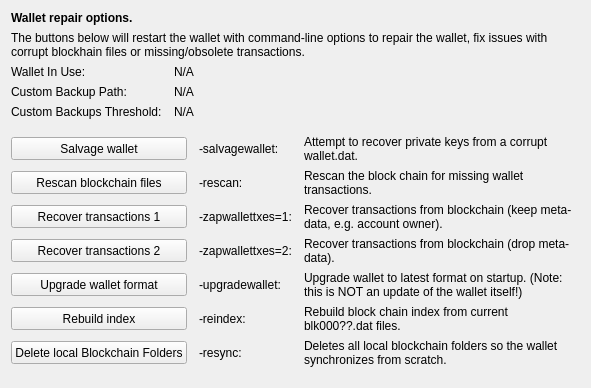
     <widget class="QWidget" name="tab_repair">
      <attribute name="title">
       <string>&amp;Wallet Repair</string>
      </attribute>
      <layout class="QGridLayout" name="gridLayout_4" columnstretch="0,0,0,0">
       <property name="horizontalSpacing">
        <number>12</number>
       </property>
       <item row="0" column="0" colspan="4">
        <widget class="QLabel" name="label_repair_header">
         <property name="font">
          <font>
           <weight>75</weight>
           <bold>true</bold>
          </font>
         </property>
         <property name="text">
          <string>Wallet repair options.</string>
         </property>
        </widget>
       </item>
       <item row="1" column="0" colspan="4">
        <widget class="QLabel" name="label_repair_helptext">
         <property name="font">
          <font>
           <weight>50</weight>
           <bold>false</bold>
          </font>
         </property>
         <property name="text">
          <string>The buttons below will restart the wallet with command-line options to repair the wallet, fix issues with corrupt blockhain files or missing/obsolete transactions.</string>
         </property>
         <property name="wordWrap">
          <bool>true</bool>
         </property>
        </widget>
       </item>
       <item row="2" column="0">
        <widget class="QLabel" name="wallet_path_label">
         <property name="text">
          <string>Wallet In Use:</string>
         </property>
        </widget>
       </item>
       <item row="2" column="1" colspan="3">
        <widget class="QLabel" name="wallet_path">
         <property name="cursor">
          <cursorShape>IBeamCursor</cursorShape>
         </property>
         <property name="text">
          <string>N/A</string>
         </property>
         <property name="textFormat">
          <enum>Qt::PlainText</enum>
         </property>
         <property name="textInteractionFlags">
          <set>Qt::LinksAccessibleByMouse|Qt::TextSelectableByKeyboard|Qt::TextSelectableByMouse</set>
         </property>
        </widget>
       </item>
       <item row="3" column="0">
        <widget class="QLabel" name="wallet_custombackuppath_label">
         <property name="visible">
          <bool>false</bool>
         </property>
         <property name="text">
          <string>Custom Backup Path:</string>
         </property>
        </widget>
       </item>
       <item row="3" column="1" colspan="3">
        <widget class="QLabel" name="wallet_custombackuppath">
         <property name="cursor">
          <cursorShape>IBeamCursor</cursorShape>
         </property>
         <property name="visible">
          <bool>false</bool>
         </property>
         <property name="text">
          <string>N/A</string>
         </property>
         <property name="textFormat">
          <enum>Qt::PlainText</enum>
         </property>
         <property name="textInteractionFlags">
          <set>Qt::LinksAccessibleByMouse|Qt::TextSelectableByKeyboard|Qt::TextSelectableByMouse</set>
         </property>
        </widget>
       </item>
       <item row="4" column="0">
        <widget class="QLabel" name="wallet_custombackupthreshold_label">
         <property name="visible">
          <bool>false</bool>
         </property>
         <property name="text">
          <string>Custom Backups Threshold:</string>
         </property>
        </widget>
       </item>
       <item row="4" column="1" colspan="3">
        <widget class="QLabel" name="wallet_custombackupthreshold">
         <property name="cursor">
          <cursorShape>IBeamCursor</cursorShape>
         </property>
         <property name="visible">
          <bool>false</bool>
         </property>
         <property name="text">
          <string>N/A</string>
         </property>
         <property name="textFormat">
          <enum>Qt::PlainText</enum>
         </property>
         <property name="textInteractionFlags">
          <set>Qt::LinksAccessibleByMouse|Qt::TextSelectableByKeyboard|Qt::TextSelectableByMouse</set>
         </property>
        </widget>
       </item>
       <item row="5" column="0">
        <spacer name="verticalSpacer_repair1">
         <property name="orientation">
          <enum>Qt::Vertical</enum>
         </property>
         <property name="sizeHint" stdset="0">
          <size>
           <width>10</width>
           <height>10</height>
          </size>
         </property>
        </spacer>
       </item>
       <item row="6" column="0" colspan="2">
        <widget class="QPushButton" name="btn_salvagewallet">
         <property name="minimumSize">
          <size>
           <width>100</width>
           <height>23</height>
          </size>
         </property>
         <property name="text">
          <string>Salvage wallet</string>
         </property>
        </widget>
       </item>
       <item row="6" column="2">
        <widget class="QLabel" name="label_repair_salvage_command">
         <property name="text">
          <string notr="true">-salvagewallet:</string>
         </property>
        </widget>
       </item>
       <item row="6" column="3">
        <widget class="QLabel" name="label_repair_salvage">
         <property name="text">
          <string>Attempt to recover private keys from a corrupt wallet.dat.</string>
         </property>
         <property name="wordWrap">
          <bool>true</bool>
         </property>
        </widget>
       </item>
       <item row="7" column="0" colspan="2">
        <widget class="QPushButton" name="btn_rescan">
         <property name="minimumSize">
          <size>
           <width>100</width>
           <height>23</height>
          </size>
         </property>
         <property name="text">
          <string>Rescan blockchain files</string>
         </property>
        </widget>
       </item>
       <item row="7" column="2">
        <widget class="QLabel" name="label_repair_rescan_command">
         <property name="text">
          <string notr="true">-rescan:</string>
         </property>
        </widget>
       </item>
       <item row="7" column="3">
        <widget class="QLabel" name="label_repair_rescan">
         <property name="text">
          <string>Rescan the block chain for missing wallet transactions.</string>
         </property>
         <property name="wordWrap">
          <bool>true</bool>
         </property>
        </widget>
       </item>
       <item row="8" column="0" colspan="2">
        <widget class="QPushButton" name="btn_zapwallettxes1">
         <property name="minimumSize">
          <size>
           <width>100</width>
           <height>23</height>
          </size>
         </property>
         <property name="text">
          <string>Recover transactions 1</string>
         </property>
        </widget>
       </item>
       <item row="8" column="2">
        <widget class="QLabel" name="label_repair_zap1_command">
         <property name="text">
          <string notr="true">-zapwallettxes=1:</string>
         </property>
        </widget>
       </item>
       <item row="8" column="3">
        <widget class="QLabel" name="label_repair_zap1">
         <property name="text">
          <string>Recover transactions from blockchain (keep meta-data, e.g. account owner).</string>
         </property>
         <property name="wordWrap">
          <bool>true</bool>
         </property>
        </widget>
       </item>
       <item row="9" column="0" colspan="2">
        <widget class="QPushButton" name="btn_zapwallettxes2">
         <property name="minimumSize">
          <size>
           <width>100</width>
           <height>23</height>
          </size>
         </property>
         <property name="text">
          <string>Recover transactions 2</string>
         </property>
        </widget>
       </item>
       <item row="9" column="2">
        <widget class="QLabel" name="label_repair_zap2_command">
         <property name="text">
          <string notr="true">-zapwallettxes=2:</string>
         </property>
        </widget>
       </item>
       <item row="9" column="3">
        <widget class="QLabel" name="label_repair_zap2">
         <property name="text">
          <string>Recover transactions from blockchain (drop meta-data).</string>
         </property>
         <property name="wordWrap">
          <bool>true</bool>
         </property>
        </widget>
       </item>
       <item row="10" column="0" colspan="2">
        <widget class="QPushButton" name="btn_upgradewallet">
         <property name="minimumSize">
          <size>
           <width>100</width>
           <height>23</height>
          </size>
         </property>
         <property name="text">
          <string>Upgrade wallet format</string>
         </property>
        </widget>
       </item>
       <item row="10" column="2">
        <widget class="QLabel" name="label_repair_upgrade_command">
         <property name="text">
          <string notr="true">-upgradewallet:</string>
         </property>
        </widget>
       </item>
       <item row="10" column="3">
        <widget class="QLabel" name="label_repair_upgrade">
         <property name="text">
          <string>Upgrade wallet to latest format on startup. (Note: this is NOT an update of the wallet itself!)</string>
         </property>
         <property name="wordWrap">
          <bool>true</bool>
         </property>
        </widget>
       </item>
       <item row="11" column="0" colspan="2">
        <widget class="QPushButton" name="btn_reindex">
         <property name="minimumSize">
          <size>
           <width>100</width>
           <height>23</height>
          </size>
         </property>
         <property name="text">
          <string>Rebuild index</string>
         </property>
        </widget>
       </item>
       <item row="11" column="2">
        <widget class="QLabel" name="label_repair_reindex_command">
         <property name="text">
          <string notr="true">-reindex:</string>
         </property>
        </widget>
       </item>
       <item row="11" column="3">
        <widget class="QLabel" name="label_repair_reindex">
         <property name="text">
          <string>Rebuild block chain index from current blk000??.dat files.</string>
         </property>
         <property name="wordWrap">
          <bool>true</bool>
         </property>
        </widget>
       </item>
       <item row="12" column="0" colspan="2">
        <widget class="QPushButton" name="btn_resync">
         <property name="minimumSize">
          <size>
           <width>100</width>
           <height>23</height>
          </size>
         </property>
         <property name="text">
          <string>Delete local Blockchain Folders</string>
         </property>
        </widget>
       </item>
       <item row="12" column="2">
        <widget class="QLabel" name="label_repair_resync_command">
         <property name="text">
          <string>-resync:</string>
         </property>
        </widget>
       </item>
       <item row="12" column="3">
        <widget class="QLabel" name="label_repair_resync">
         <property name="text">
          <string>Deletes all local blockchain folders so the wallet synchronizes from scratch.</string>
         </property>
         <property name="wordWrap">
          <bool>true</bool>
         </property>
        </widget>
       </item>
       <item row="13" column="0">
        <spacer name="verticalSpacer_repair2">
         <property name="orientation">
          <enum>Qt::Vertical</enum>
         </property>
         <property name="sizeHint" stdset="0">
          <size>
           <width>20</width>
           <height>10</height>
          </size>
         </property>
        </spacer>
       </item>
      </layout>
     </widget>
